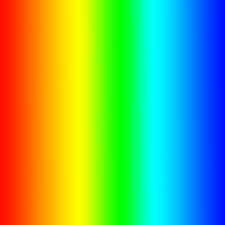
#> input picture Modules/OpenCV/rainbow.jpg, 225 x 225 px, found by its file name
$ python 01colorscheme.py
#> lines starting #> are read from the running program, lines starting #| are printed output that depends on the picture
import cv2

img = cv2.imread("C:\\Users\\ashua\\OneDrive\\Desktop\\Coding\\Python\\Modules\\OpenCV\\rainbow.jpg")
#> img is the input picture: shape (225, 225, 3); mean B, G, R 99.2, 177, 113.5
img_b, img_g, img_r = cv2.split(img)
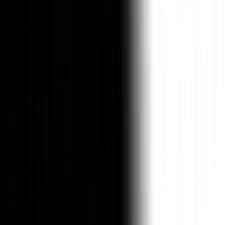
#> img_b: shape (225, 225); min 0, max 255, mean 99.2
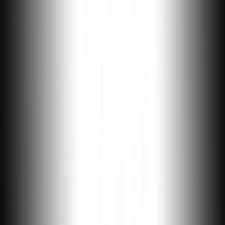
#> img_g: shape (225, 225); min 12, max 255, mean 177
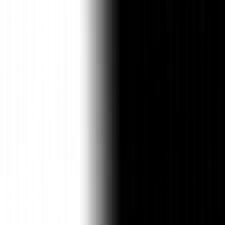
#> img_r: shape (225, 225); min 0, max 255, mean 113.5

cv2.imshow('Original',img)
cv2.waitKey(0)
cv2.imshow('Red Scheme',img_r)
cv2.waitKey(0)
cv2.imshow('Green Scheme',img_g)
cv2.waitKey(0)
cv2.imshow('Blue Scheme',img_b)
cv2.waitKey(0)
